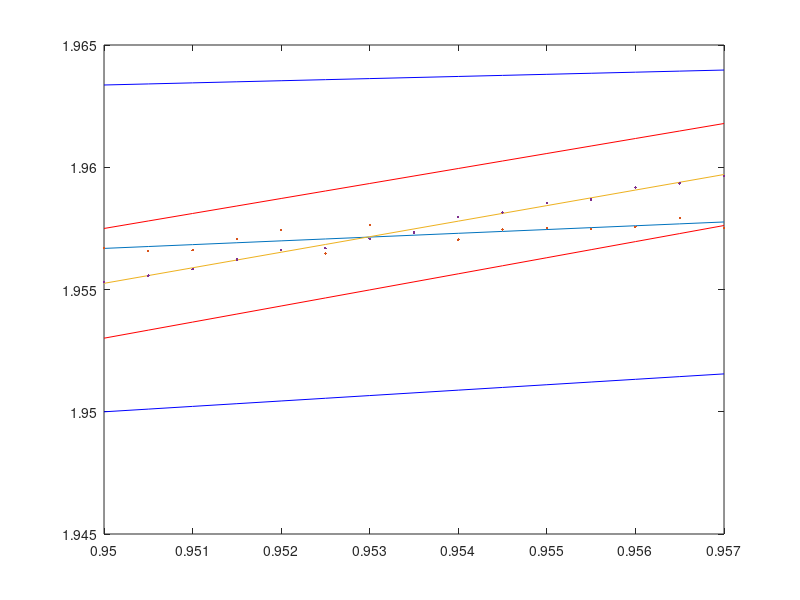

Recreate this plot in MATLAB.
format long;

M = load('iter3.csv'); % Meassurements

L = M(:,1) .* 10^(-3);
T_f = M(:,2) .* 10^(-6);
T_r = M(:,3) .* 10^(-6);

%approx 1 275 mm

%0.9535

[P_f, S_f] = polyfit(L,T_f,1);
[P_r, S_r] = polyfit(L,T_r,1);

[T_fit_f, delta_f] = polyval(P_f, L, S_f);
[T_fit_r, delta_r] = polyval(P_r, L, S_r);

%l1 = (P_f(2) - 2*delta_f) - (P_r(2) + 2*delta_r) / (P_r(1) - P_f(1));
%l2 = (P_f(2) + 2*delta_f) - (P_r(2) - 2*delta_r) / (P_r(1) - P_f(1));
%disp(l1)
%disp(l2)

figure(1);
%T_f
plot(L,T_fit_f + 2*delta_f,'b', L, T_fit_f - 2*delta_f, 'b');
hold on;
plot(L, T_fit_f);
hold on;
plot(L, T_f, '.');
hold on;
%T_r
plot(L,T_fit_r + 2*delta_r,'r',L, T_fit_r - 2*delta_r, 'r');
hold on;
plot(L, T_fit_r);
hold on;
plot(L, T_r, '.');


%plot(L,T_f); % T_f
%hold on;
%plot(L,T_r); % T_r

l_min = 0.95121436;
l_max = 0.9546783;
l_mid = 0.95296761; 

t_min = 1.956236606;
t_max = 1.9580200287;
t_mid = 1.95713928;

l_matrix = [l_min, l_max, l_mid];
t_matrix = [t_min, t_max, t_mid];

g = l_matrix .* (2*pi./t_matrix).^2

g_mean = (g(1)+g(2))/2
g_uncertainty = (g(2)-g(1))/2